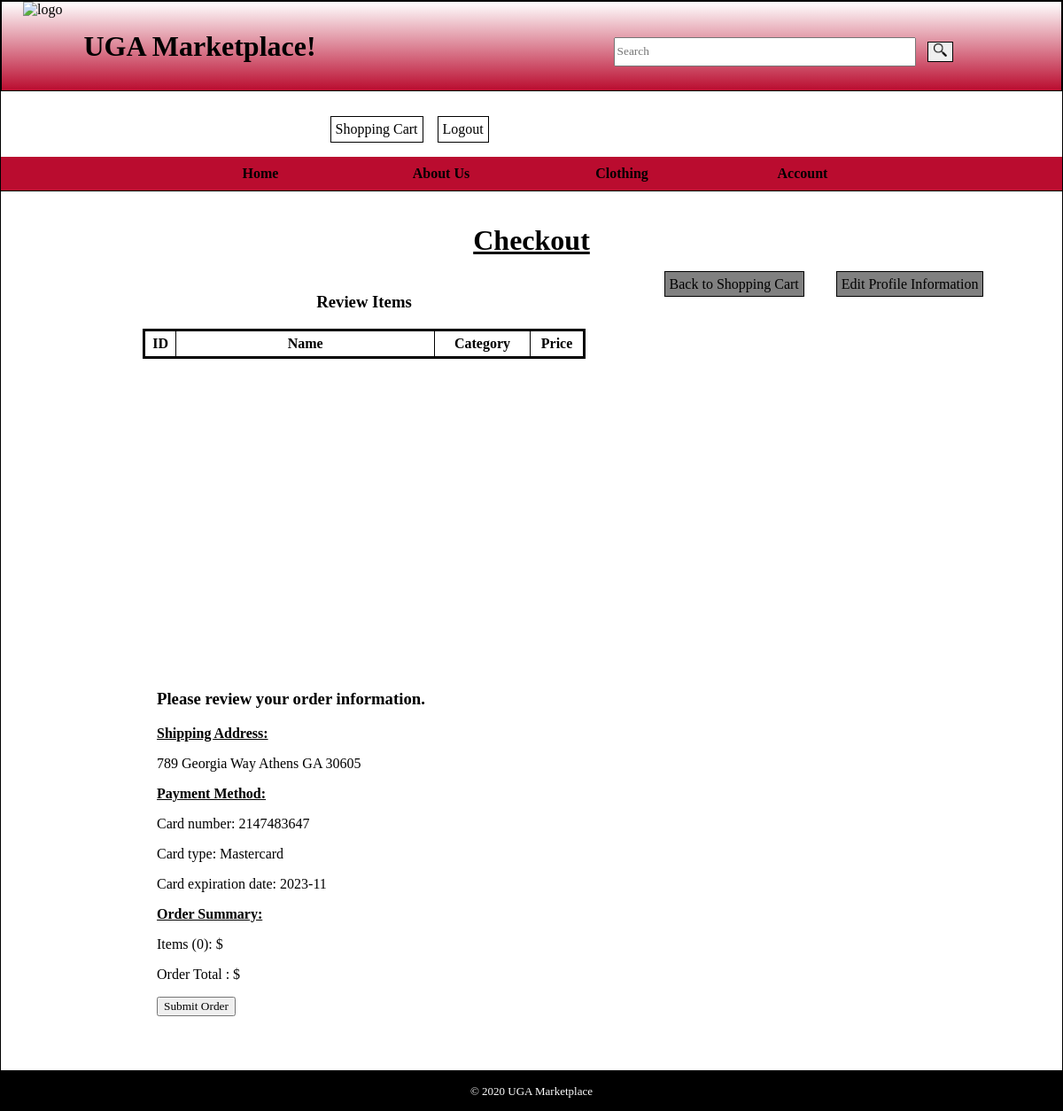
Screenshot of /checkout.php (signed in) with the database file from the repository.
### tables this page shows
CREATE TABLE `profile` (
  `user_id` int(11) NOT NULL AUTO_INCREMENT,
  `streetAddr` varchar(45) DEFAULT NULL,
  `city` varchar(45) DEFAULT NULL,
  `state` varchar(45) DEFAULT NULL,
  `zip` int(11) DEFAULT NULL,
  FOREIGN KEY(`user_id`) REFERENCES `user`(`user_id`)
);

CREATE TABLE `paymentcard` (
  `user_id` int(11) NOT NULL AUTO_INCREMENT,
  `cardNumber` int(11) DEFAULT NULL,
  `type` varchar(45) DEFAULT NULL,
  `expDate` varchar(45) DEFAULT NULL,
  FOREIGN KEY (`user_id`) REFERENCES `user`(`user_id`)
);

### checkout.php (the view, shortened to what this page needs)
<?php
    include('database.php');
    if(!isset($_SESSION['flag']) || $_SESSION['flag'] != 1) {
        header("Location: sign_in.php");
    }
    else {
        $user = $_SESSION['username'];
        $password = $_SESSION['password'];
        $query = "SELECT * FROM user
                    WHERE username='$user' AND password='$password'";
        $statement = $db->prepare($query);
        $statement->execute();
        $data = $statement->fetch();
        $userID = $data['user_id'];
        $query2="SELECT SUM(price)
                 FROM contains INNER JOIN product ON contains.product_id=product.product_id
                 WHERE shoppingCart_id=
                    (SELECT shoppingCart_id
                     FROM `shopping cart`
                     WHERE user_id='$userID')";
        $s=$db->prepare($query2);
        $s->execute();
        $sum=$s->fetch();
        $priceSum=$sum['SUM(price)'];
        $query3="SELECT streetAddr,city,state,zip
                 FROM profile
                 WHERE user_id='$userID'";
        $addr=$db->query($query3);
        $query4="SELECT cardNumber,type,expDate
                 FROM paymentcard
                 WHERE user_id='$userID'";
        $card=$db->query($query4);
        $query5="SELECT COUNT(contains.product_id)
                 FROM contains INNER JOIN product ON contains.product_id=product.product_id
                 WHERE shoppingCart_id=
                    (SELECT shoppingCart_id
                     FROM `shopping cart`
                     WHERE user_id='$userID')";
        $count=$db->prepare($query5);
        $count->execute();
        $prodCount=$count->fetch();
        $num=$prodCount['COUNT(contains.product_id)'];
    }
?>
<!DOCTYPE html>
<html lang="en">
    <head>
        <link rel="stylesheet" href="css/checkout_stylesheet.css">
    </head>
    <body>
        <header>
            <a href="index.php"><img id="imageheader" src="images/UGA_logo.png" height="95" alt="logo"></a>
            <h1 id="title">UGA Marketplace!</h1>
            <form id="searchBarForm" action="searchResults.php" method="GET">
                <input type="text" id="searchBar" name="search" placeholder="Search">
                <button type="submit" id="searchButton"><img src="images/magnifying_glass.png" height="15" width="15"></button>
            </form>
            <p class="headerLinks" id="shoppingCart"><a href="shopping_cart.php" >Shopping Cart</a></p>
            <?php
                if(!isset($_SESSION['flag']) || $_SESSION['flag'] != 1) { ?>
            <p class="headerLinks" id="signIn"><a href="sign_in.php" >Sign In</a></p>
            <?php
                }
                else { ?>
            <p class="headerLinks" id="signIn"><a href="logout.php" >Logout</a></p>
            <?php
                }
            ?>
        </header>
        <nav id="nav_list">
                <ul>
                    <li><a href="index.php">Home</a></li>
                    <li><a href="about_us.php">About Us</a></li>
                    <li class="noHighlight">Clothing
                    </li>
                    <li class="noHighlight">Account
                    </li>
                </ul>
        </nav>
        <main>
            <h1 class="underline"><b>Checkout</b></h1>
            <aside>
            <h3><b>Review Items</b></h3>
                <table id="cart">
                    <tr>
                    <th width="25px">ID</th>
                    <th width="300px">Name</th>
                    <th width="100px">Category</th>
                    <th width="50px">Price</th>
                </table>
            </aside>
            <aside id="orderReview">
                <h3>Please review your order information.</h3>
                <p class="underline"><b>Shipping Address:</b></p>
                <?php foreach($addr as $a):?>
                    <?php echo $a['streetAddr']?>
                    <?php echo $a['city']?>
                    <?php echo $a['state']?>
                    <?php echo $a['zip']?>
                <?php endforeach;?>
                <p class="underline"><b>Payment Method:</b></p>
                <?php foreach($card as $c):?>
                    <p>Card number: <?php echo $c['cardNumber']?></p>
                    <p>Card type: <?php echo $c['type']?></p>
                    <p>Card expiration date: <?php echo $c['expDate']?></p>
                <?php endforeach;?>
                <p class="underline"><b>Order Summary:</b></p>
                <p>Items (<?php echo $num?>): $<?php echo $priceSum?></p>
                <p>Order Total : $<?php echo $priceSum?></p>
                <form action="submitOrder.php" method="post">
                    <input type="submit" value="Submit Order">
                </form>
            </aside>
            <div id="links">
                <p class="link" id="link1"><a href="shopping_cart.php">Back to Shopping Cart</a></p>
                <p class="link" id="link2"><a href="edit_profile.php">Edit Profile Information</a></p>
            </div>
        </main>
        <footer>
            <p>&copy; 2020 UGA Marketplace</p>
        </footer>
    </body>
</html>

### css/checkout_stylesheet.css (style rules this page uses)
* { font-family: Georgia, 'Times New Roman', Times, serif; }
body { border: thin solid black; height: 100%; margin: 0em auto; padding: 0em; }
header { border: 1px solid black; height: 100px; background-image: linear-gradient(to top, rgb(186, 12, 47), white); }
#imageheader { float: left; margin-left: 1.5em; margin-right: 1.5em; }
#title { margin-top: 1em; float: left; }
#searchBarForm { float: left; margin: 0; margin-left: 20em; padding: 1em; padding-top: 2.5em; width: 25em; text-align: center; }
#searchBar { width: 25em; height: 2em; float: left; margin-right: 1em; }
#searchButton { margin-left: 0; border: 1px solid black; float: left; margin-top: 5px; }
.headerLinks { float: left; border: 1px solid black; margin: 1em; margin-top: 2.5em; padding: 5px; font: bold; background-color:white; color: black; }
header a:link, header a:visited { text-decoration: none; color: black; }
#shoppingCart { margin-right: 0; }
#signIn { margin-left: 1em; }
#nav_list { float: left; width: 100%; border-bottom: 1px solid black; }
#nav_list ul { background-color: rgb(186, 12, 47); font-weight: bold; margin:0; padding:0; text-align: center; }
#nav_list ul li { list-style-type: none; background-color: rgb(186, 12, 47); display: inline-block; padding: 10px 35px; width: 130px; position: relative; margin: 0; }
#nav_list ul li a { color: black; text-decoration: none; }
main { clear: left; text-align: center; padding-top: 1em; min-height: 550px; }
aside { float:left; width: 500px; height: 400px; margin-bottom: 3em; margin-left: 10em; }
table { margin-left:auto; margin-right:auto; border:3px solid black; border-collapse: collapse; }
#cart th { border: 1px solid black; border-bottom: 2px solid black; padding: 5px; height: 10px; }
#cart tr, #cart td { border: 1px solid black; padding: 5px; }
.link { border: 1px solid black; padding: 5px; background-color: grey; color: black; width: 8em; clear:both; display: inline; margin: 1em; }
.link a:link, .link a:visited { text-decoration: none; color: black; }
#links { clear:both; display: inline-block; width: 500px; height: 100px; }
#orderReview { text-align: left; padding-left: 1em; }
.underline { text-decoration: underline; }
footer { clear: both; text-align: center; font: small bolder; background-color: black; color: white; height: 3em; margin-top: 10%; padding: 3px; }

### rows the page displays
profile: streetAddr "789 Georgia Way", city "Athens", state "GA", zip "30605"
paymentcard: cardNumber "2147483647", type "Mastercard", expDate "2023-11"

### other values shown
$num "0"
